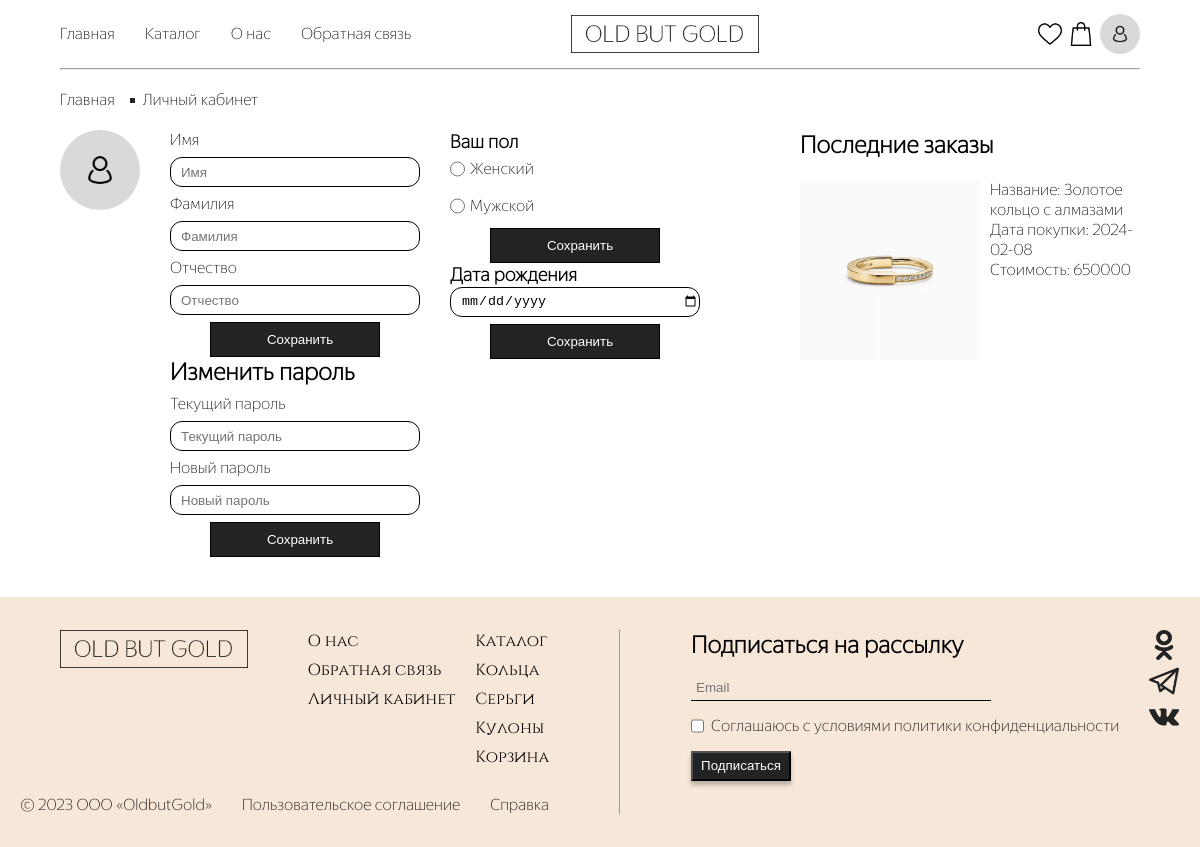
The page /lk.php (signed in) on the database its author committed.
### tables this page shows
CREATE TABLE `users` (
  `id` int NOT NULL,
  `name` varchar(255) DEFAULT NULL,
  `lastname` varchar(255) DEFAULT NULL,
  `lastlastname` varchar(255) DEFAULT NULL,
  `email` varchar(255) DEFAULT NULL,
  `date` varchar(255) DEFAULT NULL,
  `password` varchar(400) DEFAULT NULL,
  `pol` int DEFAULT NULL
);

CREATE TABLE `zakazinfo` (
  `id` int NOT NULL,
  `id_zakaz` int NOT NULL,
  `id_good` int NOT NULL,
  `kol` int NOT NULL
);

CREATE TABLE `goods` (
  `id` int NOT NULL,
  `type` int NOT NULL,
  `name` varchar(400) NOT NULL,
  `shortdesc` varchar(400) NOT NULL,
  `fulldesc` varchar(400) NOT NULL,
  `price` int NOT NULL,
  `img` varchar(400) NOT NULL,
  `zoloto` varchar(255) NOT NULL
);

CREATE TABLE `zakazi` (
  `id` int NOT NULL,
  `name` varchar(255) NOT NULL,
  `phone` varchar(255) NOT NULL,
  `email` varchar(255) NOT NULL,
  `address` varchar(255) NOT NULL,
  `date` varchar(255) NOT NULL,
  `sum` int NOT NULL
);

### lk.php (the view, shortened to what this page needs)
<!DOCTYPE html>
<html lang="ru">
<head>
    <link rel="stylesheet" href="assets/css/fonts.css">
    <link rel="stylesheet" href="assets/css/main.css">
    <link rel="stylesheet" href="assets/css/lk.css">
</head>
<body>
    <?php include("assets/php/header.php");?>
    <?php
        include("assets/php/connect.php");
        $id = $_SESSION['id'];
        $result = $conn->query("SELECT * FROM users WHERE id = '$id'");
        $user = $result->fetch_assoc();
    ?>
    <main>
        <div class="main__container">
            <ul class="page-naming">
                <li><a href="index.php">Главная</a></li>
                <li><img src="assets/img/rect.png" alt="Точка"> <p><a href="catalog.php">Личный кабинет</a></p></li>
            </ul>
            <div class="lk-parts">
                <div class="lk-left-part">
                    <div class="lk-photo">
                        <img src="assets/img/user.svg" alt="">
                    </div>
                    <div class="lk-forms">
                        <form action="" method="POST">
                            <label for="name">Имя</label>
                            <input type="text" placeholder="Имя" id="name" name="name" value='<?if($user['name'] == null){echo '';}else{echo $user['name'];} ?>'>
                            <label for="lastname">Фамилия</label>
                            <input type="text" placeholder="Фамилия" id="lastname" name="lastname" value='<?if($user['lastname'] == null){echo '';}else{echo $user['lastname'];} ?>'>
                            <label for="lastlastname">Отчество</label>
                            <input type="text" placeholder="Отчество" id="lastlastname" name="lastlastname" value='<?if($user['lastlastname'] == null){echo '';}else{echo $user['lastlastname'];} ?>'>
                            <input type="submit" value="Сохранить">
                        </form>
                        <form action="" method="POST">
                            <h2>Изменить пароль</h2>
                            <label for="password1">Текущий пароль</label>
                            <input type="password" placeholder="Текущий пароль" minlength="6" name="password1" id="password1">
                            <label for="password2">Новый пароль</label>
                            <input type="password" placeholder="Новый пароль" minlength="6" name="password2" id="password2">
                            <input type="submit" value="Сохранить">
                        </form>
                    </div>
                    <div class="lk right-form">
                            <h3>Ваш пол</h3>
                        <form action="" method="POST">
                            <div class="lk-radio">
                                <input type="radio"name="pol" id="pol1" value='1' <?if($user['pol']=='1'){echo ' checked="checked"';}?>>
                                <label for="pol1">Женский</label>
                            </div>
                            <div class="lk-radio">
                                <input type="radio" name="pol" id="pol2" value='2' <?if($user['pol']=='2'){echo ' checked="checked"';}?>>
                                <label for="pol2">Мужской</label>
                            </div>
                            <input type="submit" value="Сохранить">
                        </form>
                        <h3>Дата рождения</h3>
                        <form action="" method="POST">
                            <input type="date" name="date" value='<?if($user['date']==null){echo ' дд.мм.гггг';}else{echo $user['date'];}?>'>
                            <input type="submit" value="Сохранить">
                        </form>
                    </div>
                </div>
                <div class="lk-right-part">
                    <h2>Последние заказы</h2>
                    <div class="zakazi">
                        <?php
                        $last = $conn->query("SELECT * FROM zakazinfo ORDER BY id DESC LIMIT 3;");
                        if($last->num_rows){
                            while($i = $last->fetch_assoc()){
                                $id_zakaza = $i['id_zakaz'];
                                $id_good = $i['id_good'];
                                $goodd = $conn->query("SELECT * FROM goods WHERE id = '$id_good';");
                                $zak = $conn->query("SELECT * FROM zakazi WHERE id = '$id_zakaza';");
                                $xzak = $zak->fetch_assoc();
                                $xgood = $goodd->fetch_assoc();
                                echo '
                                <div class="zakaz">
                                    <img src="'.$xgood['img'].'" alt="">
                                    <div class="info">
                                        <div class="naz">Название: '.$xgood['name'].'</div>
                                        <div class="date">Дата покупки: '.$xzak['date'].'</div>
                                        <div class="zakaz-price">Стоимость: '.$xgood['price'] * $i['kol'].'</div>
                                    </div>
                                </div>
                                ';
                            }
                        }
                        else {
                            echo '<h2>Заказов нет</h2>';
                        }
                        ?>
                    </div>
                </div>
            </div>
        </div>
    </main>
    <?php include("assets/php/footer.php");?>
</body>
</html>

### assets/php/header.php (shortened to what this page needs)
<header>
    <div class="header__container">
        <nav>
            <ul>
                <li><a href="index.php">Главная</a></li>
                <li><a href="catalog.php">Каталог</a></li>
                <li><a href="onas.php">О нас</a></li>
                <li><a href="svaz.php">Обратная связь</a></li>
            </ul>
        </nav>
        <img src="/assets/img/logo.png" alt="Логотип Old But Gold" class="logo" onclick="window.location.assign('index.php')">
        <div class="left-group">
            <img src="/assets/img/izbrannoe.png" alt="Избранное" class="minipic" onclick="window.location.assign('favorites.php')">
            <img src="/assets/img/korzina.png" alt="Корзина" class="minipic" onclick="window.location.assign('basket.php')">
            <?php
            if($_SESSION['id']){
                echo '<div class="header-krug" id="krug">
                <img src="assets/img/user.svg" alt="Иконка пользователя">
                <div class="header-panel">
                    <div class="header-panel__container">
                        <div class="header-ico-group">
                            <div class="header-krug-black"></div>
                            <div class="header-text-group">
                                <p>'.$_SESSION['name'].'</p>
                                <p>'.$_SESSION['email'].'</p>
                            </div>
                        </div>
                        <hr>
                        <div class="ico-group" onclick="window.location.assign(\'../lk.php\')">
                            <img src="assets/img/user.svg" alt="">
                            <p>Личные данные</p>
                        </div>
                        <div class="ico-group" onclick="window.location.assign(\'../favorites.php\')">
                            <img src="assets/img/izbrannoe.png" alt="">
                            <p>Избранное</p>
                        </div>
                        <div class="ico-group" onclick="window.location.assign(\'assets/php/exit.php\')">
                            <img src="assets/img/exit.svg" alt="">
                            <p>Выйти</p>
                        </div>
                    </div>
                </div>
            </div>';
            }
            else {
                echo '<button class="but_header" onclick="window.location.assign(\'vhod.php\')">Войти/Зарегистрироваться</button>';
            }
            ?>
        </div>
    </div>
    <hr>
</header>

### assets/php/footer.php
<?php
echo
'
<footer>
        <div class="footer__container">
            <div class="panels">
                <div class="left-panel">
                    <div class="footer-front">
                        <img src="/assets/img/logo.png" alt="Логотип Old But Gold" class="logo">
                        <nav>
                            <ul>
                                <li><a href="onas.html">О нас</a></li>
                                <li><a href="svaz.html">Обратная связь</a></li>
                                <li><a href="lk.html">Личный кабинет</a></li>
                            </ul>
                        </nav>
                        <nav>
                            <ul>
                                <li><a href="catalog.html">Каталог</a></li>
                                <li><a href="catalog/kolza.html">Кольца</a></li>
                                <li><a href="catalog/sergi.html">Серьги</a></li>
                                <li><a href="catalog/kuloni.html">Кулоны</a></li>
                                <li><a href="basket.html">Корзина</a></li>
                            </ul>
                        </nav>
                    </div>
                    <div class="bottom-a">
                        <p>© 2023 ООО «OldbutGold»</p>
                        <a href="">Пользовательское соглашение</a>
                        <a href="">Справка</a>
                    </div>
                </div>
                <hr>
                <div class="right-panel">
                    <form action="/assets/php/email.php" action="GET">
                        <h2>Подписаться на рассылку</h2>
                        <input type="email" placeholder="Email" class="email-form-input" name="email" required>
                        <div class="checkbox">
                            <input type="checkbox" name="sogl" value="yes" required>
                            <label for="sogl">Соглашаюсь с условиями политики конфиденциальности</label>
                        </div>
                        <input type="submit" value="Подписаться" class="btn-form-sbmt">
                    </form>
                    <div class="conts">
                        <img src="assets/img/conts-odn.png" alt="Одноклассники">
                        <img src="assets/img/conts-teleg.png" alt="Телеграмм">
                        <img src="assets/img/conts-vk.png" alt="Вконтакте">
                    </div>
                </div>
            </div>
        </div>
    </footer>
';
?>

### assets/css/main.css (style rules this page uses)
* { margin: 0; padding: 0; box-sizing: border-box; }
a { color: black; text-decoration: none; }
header { width: 100%; height: 70px; background-color: white; display: flex; flex-direction: column; justify-content: center; align-items: center; font-family: "YandexSans"; }
header > hr { width: 90%; margin: 0 auto; }
.header__container { width: 90%; max-width: 1440px; height: 100%; display: flex; align-items: center; justify-content: center; }
header nav ul { display: flex; gap: 30px; flex-direction: row; list-style: none; }
nav ul a { color: black; text-decoration: none; }
.logo { margin: 0 auto; width: 188px; height: 38px; }
.minipic { width: 24px; height: 24px; }
.header-krug { background-color: #D9D9D9; width: 40px; height: 40px; display: flex; justify-content: center; align-items: center; border-radius: 100px; }
.header-krug > img { height: 20px; width: 20px; }
.left-group { display: flex; justify-content: center; align-items: center; gap: 7px; padding-left: 119px; position: relative; }
footer { height: 250px; width: 100%; background-color: #F7E7D8; display: flex; justify-content: center; align-items: center; font-family: "YandexSans"; }
.footer__container { width: 100%; max-width: 1440px; display: flex; flex-direction: column; justify-content: center; align-items: center; }
.panels { display: flex; flex-direction: row; gap: 70px; }
.footer-front { display: flex; flex-direction: row; gap: 20px; font-family: "Cinzel"; }
.left-panel { display: flex; flex-direction: column; gap: 30px; }
.left-panel ul { list-style: none; display: flex; flex-direction: column; gap: 10px; }
footer form { display: flex; gap: 15px; flex-direction: column; }
.checkbox { display: flex; flex-direction: row; gap: 7px; }
.checkbox input { border: 1px solid #858585; border-radius: 100px; background: #F7E7D8; }
.email-form-input { border: 0; border-bottom: 1px solid black; width: 300px; background-color: #F7E7D8; padding: 5px; outline: none; }
.btn-form-sbmt { width: 100px; height: 30px; background-color: #222325; box-shadow: 0px 4px 4px 0px rgba(0, 0, 0, 0.25); color: white; font-weight: 400; }
.conts { display: flex; flex-direction: column; gap: 6px; }
.conts img { width: 30px; height: 30px; }
.right-panel { display: flex; flex-direction: row; gap: 30px; }
.bottom-a { display: flex; flex-direction: row; gap: 30px; }
.bottom-a a { color: black; text-decoration: none; }
main { padding-top: 20px; width: 100%; background-color: white; display: flex; flex-direction: column; justify-content: center; align-items: center; font-family: "YandexSans"; }
.main__container { width: 90%; max-width: 1440px; }
.page-naming { list-style: none; display: flex; flex-direction: row; gap: 15px; align-self: flex-start; }
.page-naming li { display: flex; flex-direction: row; justify-content: center; text-align: center; align-items: center; gap: 8px; }
.page-naming p { white-space: nowrap; }
.page-naming img { width: 5px; height: 5px; }
input[type="radio"] { filter: grayscale(100%); }
input[type="checkbox"] { filter: grayscale(100%); }

### assets/css/lk.css (style rules this page uses)
main { padding-bottom: 40px; }
.lk-photo { background-color: #D9D9D9; border-radius: 100px; width: 80px; height: 80px; display: flex; justify-content: center; align-items: center; }
.lk-photo img { width: 34px; height: 34px; }
.lk-left-part form input { width: 250px; height: 30px; border-radius: 12px; border: 1px solid #000; padding-left: 10px; }
.lk-left-part form { display: flex; flex-direction: column; gap: 7px; align-items: flex-start; }
.lk-parts { display: flex; gap: 100px; padding-top: 20px; }
.lk-left-part { display: flex; gap: 30px; }
.lk-left-part form input[type="submit"] { width: 170px; height: 35px; background: #222325; color: white; border-radius: 0px; text-align: center; align-self: center; }
.lk-radio { display: flex; flex-direction: row; gap: 5px; align-items: center; }
.lk-left-part input[type="radio"] { width: 15px; }
.zakazi { padding: 20px 0 20px 0; display: flex; flex-direction: column; gap: 20px; }
.zakaz { display: flex; flex-direction: row; gap: 10px; }
.zakaz img { width: 180px; height: 180px; }

### rows shown on the page
users: pol "☐ Женский", pol "☐ Мужской"
zakazinfo: id_good.img (picture), id_good.name "Золотое кольцо с алмазами", zakazi.date "2024-02-08", $xgood['price'] * $i['kol'] "650000"
